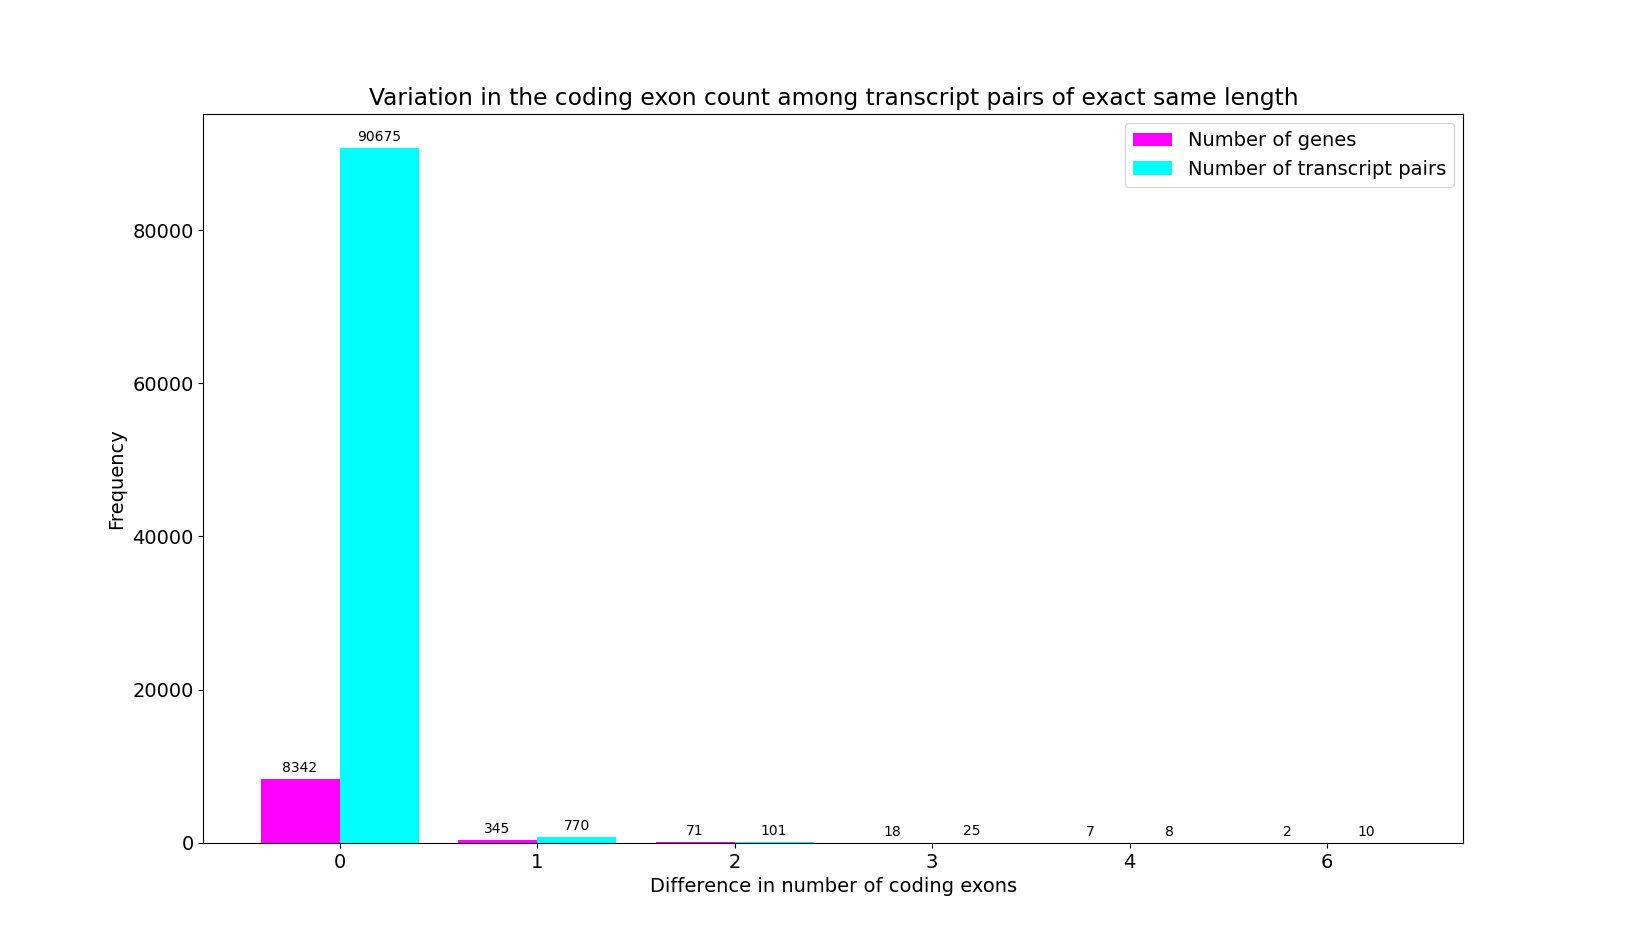

Source code (Python):
import matplotlib.pyplot as plt
import re
import numpy as np
N=6
ind=np.arange(N)
width = 0.4
plt.rcParams.update({'font.size':14})
xvals=[]
yvals=[]
zvals=[]

with open('/home/deepanshi/projects/mxe5/m9.txt','r') as f1:
    a=0
    for line in f1:
        a=a+1
        if a>1:
            el=re.split('\t',line)
            xvals.append(int(el[0]))
            yvals.append(int(el[1]))
            zvals.append(int(el[2]))

fig, ax = plt.subplots()            
bar1 = ax.bar(ind-width/2, yvals, width, color = 'magenta')
bar2 =ax.bar(ind+width/2, zvals, width, color='cyan')

ax.set_xlabel('Difference in number of coding exons')
ax.set_ylabel('Frequency')
ax.set_xticks(ind) 
ax.set_xticklabels(xvals)
ax.set_title('Variation in the coding exon count among transcript pairs of exact same length')
ax.legend( (bar1, bar2), ('Number of genes','Number of transcript pairs') )
ax.bar_label(bar1, padding=3,fontsize=10) 
ax.bar_label(bar2, padding=3,fontsize=10) 
plt.show()
